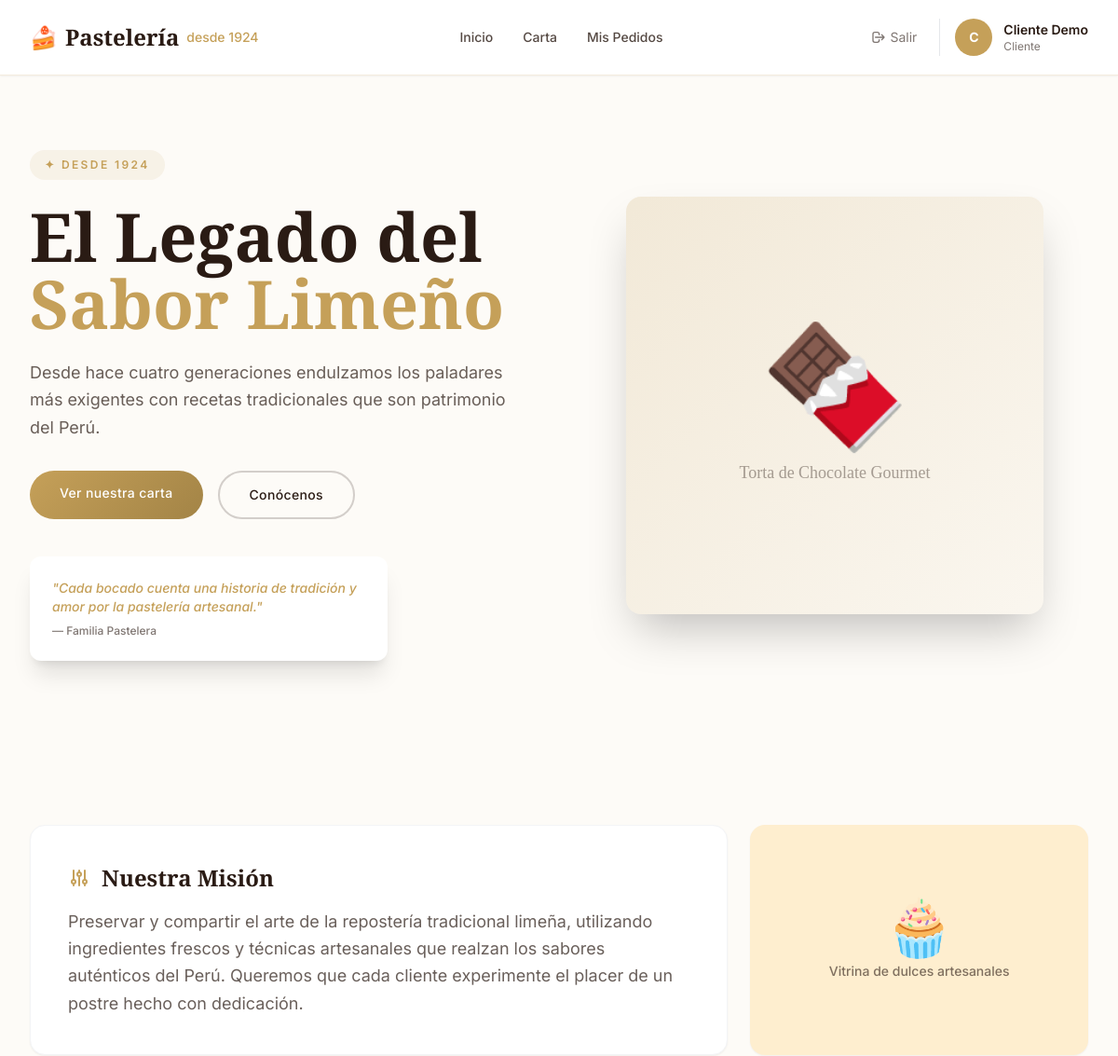
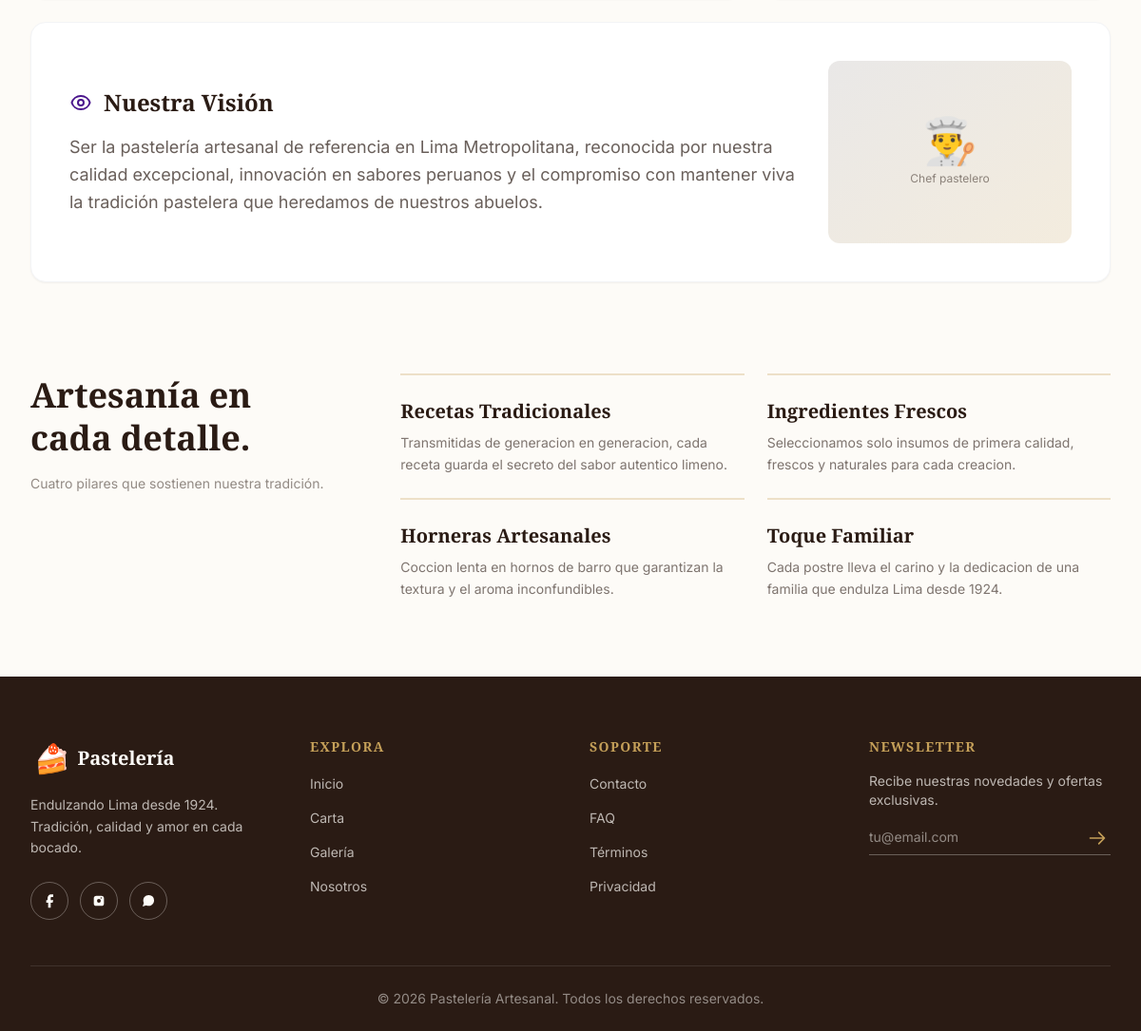
The app's page / (signed in) with its own data (2 pictures, top to bottom).
### tables this page shows
CREATE TABLE IF NOT EXISTS pilares (
    id INT AUTO_INCREMENT PRIMARY KEY,
    titulo VARCHAR(100) NOT NULL,
    descripcion TEXT
);

### app/Controllers/HomeController.php (called while the page is built)
<?php
class HomeController extends Controller
{
    public function index(): void
    {
        $this->render('home/index', [
            'pilares' => Pilar::all(),
            'menuPublic' => $GLOBALS['menuPublic'],
            'redesSociales' => $GLOBALS['redesSociales'],
            'enlacesFooter' => $GLOBALS['enlacesFooter'],
        ]);
    }
}

### index.php (called while the page is built, shortened)
<?php
require_once __DIR__ . '/config.php';
require_once __DIR__ . '/app/autoload.php';
$router = new Router();
$router->get('/', ['HomeController', 'index']);
$router->get('/carta', ['CartaController', 'index']);
$router->get('/login', ['AuthController', 'login']);
$router->post('/login', ['AuthController', 'login']);
$router->get('/register', ['AuthController', 'register']);
$router->post('/register', ['AuthController', 'register']);
$router->get('/logout', ['AuthController', 'logout']);
$router->get('/checkout', ['CheckoutController', 'index']);
$router->get('/detalle-producto', ['DetalleProductoController', 'show']);
$router->get('/panel-mozo', ['PanelMozoController', 'index']);
$router->post('/panel-mozo/mover', ['PanelMozoController', 'moverPreparacion']);
$router->get('/cocina', ['CocinaController', 'index']);
$router->post('/cocina/marcar-listo', ['CocinaController', 'marcarListo']);
$router->get('/entregas', ['EntregasController', 'index']);
$router->post('/entregas/confirmar', ['EntregasController', 'confirmarEntrega']);
$router->get('/entregas/confirmar', ['EntregasController', 'confirmarEntrega']);
$router->get('/mis-pedidos', ['MisPedidosController', 'index']);
$router->post('/checkout/confirmar', ['CheckoutController', 'confirmar']);
$router->get('/admin', ['AdminController', 'index']);
$router->get('/admin/historial-entregas', ['HistorialEntregasController', 'index']);
$router->get('/admin/api/historial-entregas', ['HistorialEntregasController', 'api']);
$router->get('/admin/api/historial-entregas/detalle', ['HistorialEntregasController', 'detalle']);
$router->dispatch();

### config.php (called while the page is built, shortened)
<?php
function url(string $path = ''): string
{
    return BASE_URL . $path;
}

### app/autoload.php (called while the page is built, shortened)
<?php
spl_autoload_register(function ($class) {
    $dirs = ['Core', 'Controllers', 'Models'];
    foreach ($dirs as $dir) {
        $file = __DIR__ . "/$dir/$class.php";
        if (file_exists($file)) {
            return;
        }
    }
});

### app/Core/Database.php (called while the page is built)
<?php
class Database
{
    private static ?PDO $instance = null;
    public static function getConnection(): PDO
    {
        if (self::$instance === null) {
            self::$instance = new PDO(
                'mysql:host=' . DB_HOST . ';dbname=' . DB_NAME . ';charset=utf8mb4',
                DB_USER,
                DB_PASS,
                [
                    PDO::ATTR_ERRMODE => PDO::ERRMODE_EXCEPTION,
                    PDO::ATTR_DEFAULT_FETCH_MODE => PDO::FETCH_ASSOC,
                    PDO::ATTR_EMULATE_PREPARES => false,
                ]
            );
        }
        return self::$instance;
    }
}

### app/Models/Pilar.php (called while the page is built)
<?php
class Pilar
{
    public static function all(): array
    {
        $stmt = Database::getConnection()->query(
            'SELECT * FROM pilares ORDER BY id'
        );
        return $stmt->fetchAll();
    }
}

### app/Views/home/index.php (the view, shortened to what this page needs)
<section class="max-w-7xl mx-auto px-4 sm:px-6 lg:px-8 py-12 lg:py-20">
  <div class="grid grid-cols-1 lg:grid-cols-2 gap-12 items-center">
    <div class="relative">
      <span class="inline-block bg-[#C5A059]/10 text-[#C5A059] text-xs font-semibold tracking-[.2em] uppercase px-4 py-2 rounded-full mb-6">
        ✦ Desde 1924
      </span>
      <h1 class="text-5xl sm:text-6xl lg:text-7xl font-serif font-bold text-[#2A1B14] leading-[1.1] mb-6">
        El Legado del<br>
        <span class="text-[#C5A059]">Sabor Limeño</span>
      </h1>
      <p class="text-lg text-[#2A1B14]/70 leading-relaxed mb-8 max-w-lg">
        Desde hace cuatro generaciones endulzamos los paladares más exigentes con recetas tradicionales que son patrimonio del Perú.
      </p>
      <div class="flex flex-wrap gap-4">
        <a href="<?= url('/carta') ?>" class="px-8 py-3.5 rounded-full font-medium text-sm tracking-wide btn-primary">
          Ver nuestra carta
        </a>
        <a href="#nosotros" class="px-8 py-3.5 rounded-full font-medium text-sm tracking-wide text-[#2A1B14] border-2 border-[#2A1B14]/20 hover:border-[#2A1B14] transition-all">
          Conócenos
        </a>
      </div>
      <div class="mt-10 bg-white p-6 rounded-xl shadow-xl max-w-sm">
        <p class="text-[#C5A059] text-sm italic font-medium">
          "Cada bocado cuenta una historia de tradición y amor por la pastelería artesanal."
        </p>
        <p class="text-[#2A1B14]/60 text-xs mt-2 font-medium">— Familia Pastelera</p>
      </div>
    </div>
    <div class="relative flex justify-center">
      <div class="w-full max-w-md aspect-square rounded-2xl bg-gradient-to-br from-[#C5A059]/20 to-[#C5A059]/5 flex items-center justify-center overflow-hidden shadow-2xl">
        <div class="text-center p-8">
          <span class="text-9xl">🍫</span>
          <p class="text-[#2A1B14]/40 font-serif text-lg mt-4">Torta de Chocolate Gourmet</p>
        </div>
      </div>
    </div>
  </div>
</section>
<section id="nosotros" class="max-w-7xl mx-auto px-4 sm:px-6 lg:px-8 py-16 lg:py-24">
  <div class="grid grid-cols-1 lg:grid-cols-3 gap-6 mb-6">
    <div class="lg:col-span-2 bg-white rounded-2xl p-8 lg:p-10 shadow-sm border border-gray-100">
      <div class="flex items-center gap-3 mb-4">
        <svg class="w-6 h-6 text-[#C5A059]" fill="none" stroke="currentColor" viewBox="0 0 24 24">
          <path stroke-linecap="round" stroke-linejoin="round" stroke-width="2" d="M12 6V4m0 2a2 2 0 100 4m0-4a2 2 0 110 4m-6 8a2 2 0 100-4m0 4a2 2 0 110-4m0 4v2m0-6V4m6 6v10m6-2a2 2 0 100-4m0 4a2 2 0 110-4m0 4v2m0-6V4"/>
        </svg>
        <h2 class="text-2xl font-serif font-bold text-[#2A1B14]">Nuestra Misión</h2>
      </div>
      <p class="text-[#2A1B14]/70 leading-relaxed text-lg">
        Preservar y compartir el arte de la repostería tradicional limeña, utilizando ingredientes frescos y técnicas artesanales que realzan los sabores auténticos del Perú. Queremos que cada cliente experimente el placer de un postre hecho con dedicación.
      </p>
    </div>
    <div class="bg-[#FECD70]/30 rounded-2xl overflow-hidden flex items-center justify-center min-h-[200px] shadow-sm">
      <div class="text-center p-6">
        <span class="text-6xl">🧁</span>
        <p class="text-[#2A1B14]/60 text-sm mt-2 font-medium">Vitrina de dulces artesanales</p>
      </div>
    </div>
  </div>
  <div class="bg-white rounded-2xl p-8 lg:p-10 shadow-sm border border-gray-100 flex flex-col lg:flex-row items-center gap-8">
    <div class="flex-1">
      <div class="flex items-center gap-3 mb-4">
        <h2 class="text-2xl font-serif font-bold text-[#2A1B14]">Nuestra Visión</h2>
      </div>
      <p class="text-[#2A1B14]/70 leading-relaxed text-lg">
        Ser la pastelería artesanal de referencia en Lima Metropolitana, reconocida por nuestra calidad excepcional, innovación en sabores peruanos y el compromiso con mantener viva la tradición pastelera que heredamos de nuestros abuelos.
      </p>
    </div>
    <div class="flex-shrink-0 w-full lg:w-64 h-48 rounded-xl bg-gradient-to-br from-[#2A1B14]/10 to-[#C5A059]/20 flex items-center justify-center">
      <div class="text-center">
        <span class="text-5xl">👨‍🍳</span>
        <p class="text-[#2A1B14]/50 text-xs mt-2">Chef pastelero</p>
      </div>
    </div>
  </div>
</section>
<section class="max-w-7xl mx-auto px-4 sm:px-6 lg:px-8 pb-20">
  <div class="grid grid-cols-1 lg:grid-cols-3 gap-8">
    <div>
      <h2 class="text-4xl font-serif font-bold text-[#2A1B14] leading-tight">
        Artesanía en<br>cada detalle.
      </h2>
      <p class="text-[#2A1B14]/50 text-sm mt-4">
        Cuatro pilares que sostienen nuestra tradición.
      </p>
    </div>
    <div class="lg:col-span-2 grid grid-cols-1 sm:grid-cols-2 gap-6">
      <?php foreach ($pilares as $pilar): ?>
        <div class="border-t-2 border-[#C5A059]/30 pt-6">
          <h3 class="font-serif font-bold text-xl text-[#2A1B14] mb-2"><?= $pilar['titulo'] ?></h3>
          <p class="text-sm text-[#2A1B14]/60 leading-relaxed"><?= $pilar['descripcion'] ?></p>
        </div>
      <?php endforeach; ?>
    </div>
  </div>
</section>

### app/Views/partials/_tailwind-config.php (style rules this page uses)
body { font-family: 'Inter', sans-serif; background: #FDFBF7; color: #2A1B14; }
h1, h2, h3, h4, .font-serif { font-family: 'Playfair Display', serif; }
.btn-primary { background: linear-gradient(135deg, #C5A059, #A38446); color: #fff; transition: all .3s; }

### records on screen
pilares: titulo "Recetas Tradicionales", descripcion "Transmitidas de generacion en generacion, cada receta guarda el secreto del sabor autentico limeno."
pilares: titulo "Ingredientes Frescos", descripcion "Seleccionamos solo insumos de primera calidad, frescos y naturales para cada creacion."
pilares: titulo "Horneras Artesanales", descripcion "Coccion lenta en hornos de barro que garantizan la textura y el aroma inconfundibles."
pilares: titulo "Toque Familiar", descripcion "Cada postre lleva el carino y la dedicacion de una familia que endulza Lima desde 1924."

### other values on screen
mb_strtoupper(mb_substr(Auth::user()['nombre'] ?? 'C', 0, 1)) "C"
Auth::user()['nombre'] "Cliente Demo"
$link['label'] "Inicio"
$link['label'] "Carta"
$link['label'] "Galería"
$link['label'] "Nosotros"
$link['label'] "Contacto"
$link['label'] "FAQ"
$link['label'] "Términos"
$link['label'] "Privacidad"
